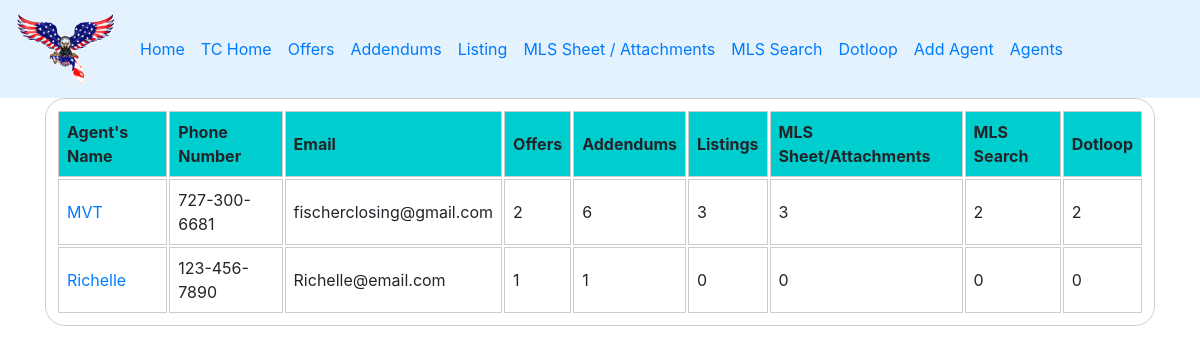
Screenshot of /Team/agents/ (signed in) with the database file from the repository.
### TeamMembers/models.py (models this page shows, shortened)
class TeamMembers(models.Model):
	name = models.CharField(max_length=100, verbose_name="Agent's Name")
	phone = models.CharField(max_length=100, verbose_name="Phone Number")
	email = models.CharField(max_length=100, verbose_name="Email")
	offer = models.IntegerField(default=0)
	addendum = models.IntegerField(default=0)
	listing = models.IntegerField(default = 0)
	mls_attachments = models.IntegerField(default = 0)
	mls_search = models.IntegerField(default = 0)
	dotloop = models.IntegerField(default = 0)

### TeamMembers/views.py (the view)
# urls.py: path('agents/', views.Agents, name = "agents"),
@login_required
def Agents(request):
	agents = TeamMembers.objects.all()
	offer = CreateOffer.objects.values('agent').annotate(Count('agent'))
	addendum = CreateAddendum.objects.values('agent').annotate(Count('agent'))
	listing = CreateListing.objects.values('agent').annotate(Count('agent'))
	mls_attachments = CreateMLSsheet.objects.values('agent').annotate(Count('agent'))
	mls_search = CreateSearch.objects.values('agent').annotate(Count('agent'))
	dotloop = CreateDotloop.objects.values('agent').annotate(Count('agent'))
	a = offer.values_list('agent','agent__count')
	b = addendum.values_list('agent', 'agent__count')
	c = listing.values_list('agent','agent__count')
	d = mls_attachments.values_list('agent', 'agent__count')
	e = mls_search.values_list('agent','agent__count')
	f = dotloop.values_list('agent', 'agent__count')
	for agent in agents:
		for count in a:
			if agent.id == count[0]:
				agent.offer = count[1]
		for count in b:
			if agent.id == count[0]:
				agent.addendum = count[1]
		for count in c:
			if agent.id == count[0]:
				agent.listing = count[1]
		for count in d:
			if agent.id == count[0]:
				agent.mls_attachments = count[1]
		for count in e:
			if agent.id == count[0]:
				agent.mls_search = count[1]
		for count in f:
			if agent.id == count[0]:
				agent.dotloop = count[1]
		agent.save()
	return render(request, 'agents.html', {'encabezado':"Team", "agents":agents})

### TeamMembers/templates/agents.html
{% extends 'base.html' %}
{% load static %}
{% block content %}
<table style="width: 100%;border-collapse: separate;">
	<tr bgcolor="#00CDCD">
		<th style="border: 1px solid #ccc; padding: 8px;">Agent's Name</th>
		<th style="border: 1px solid #ccc; padding: 8px;">Phone Number</th>
		<th style="border: 1px solid #ccc; padding: 8px;">Email</th>
		<th style="border: 1px solid #ccc; padding: 8px;">Offers</th>
		<th style="border: 1px solid #ccc; padding: 8px;">Addendums</th>
		<th style="border: 1px solid #ccc; padding: 8px;">Listings</th>
		<th style="border: 1px solid #ccc;padding: 8px;">MLS Sheet/Attachments</th>
		<th style="border: 1px solid #ccc; padding: 8px;">MLS Search</th>
		<th style="border: 1px solid #ccc; padding: 8px;">Dotloop</th>
	</tr>
	{% for agent in agents %}
	<tr>
		<td style="border: 1px solid #ccc; padding: 8px;"><a href="{% url 'agent info' agent.id %}">{{agent.name}}</a></td>
		<td style="border: 1px solid #ccc; padding: 8px;">{{agent.phone}}</td>
		<td style="border: 1px solid #ccc; padding: 8px;">{{agent.email}}</td>
		<td style="border: 1px solid #ccc; padding: 8px;">{{agent.offer}}</td>
		<td style="border: 1px solid #ccc; padding: 8px;">{{agent.addendum}}</td>
		<td style="border: 1px solid #ccc; padding: 8px;">{{agent.listing}}</td>
		<td style="border: 1px solid #ccc; padding: 8px;">{{agent.mls_attachments}}</td>
		<td style="border: 1px solid #ccc; padding: 8px;">{{agent.mls_search}}</td>
		<td style="border: 1px solid #ccc; padding: 8px;">{{agent.dotloop}}</td>
	</tr>
	{% endfor %}
</table>
{% endblock %}

### static/css/estilos.css (style rules this page uses)
body { background-image:url('https://yt3.googleusercontent.com/WSwBQpgZ-93Mobr4KeA1Y9v4qjpHbxNfNuQ6kH4bukLgl4p-4IgpVFDB-Hf0eQV7XykQORkg=s900-c-k-c0x00ffffff-no-rj') ; background-size: cover; background-position: 20% 20%; }
.signup-container, .card, .card-body, .form, .form-group, .details, table { border: 1px solid #ccc; border-radius: 20px; padding: 10px; justify-content: center; }
.signup-container, .form, .form-group, .details, .block, table { background-color: rgba(255, 255, 255, 0.5); backdrop-filter: blur(15px); }

### rows the page displays
TeamMembers: name "MVT", phone "727-300-6681", email "fischerclosing@gmail.com", offer "2", addendum "6", listing "3", mls_attachments "3", mls_search "2", dotloop "2"
TeamMembers: name "Richelle", phone "123-456-7890", email "Richelle@email.com", offer "1", addendum "1", listing "0", mls_attachments "0", mls_search "0", dotloop "0"
